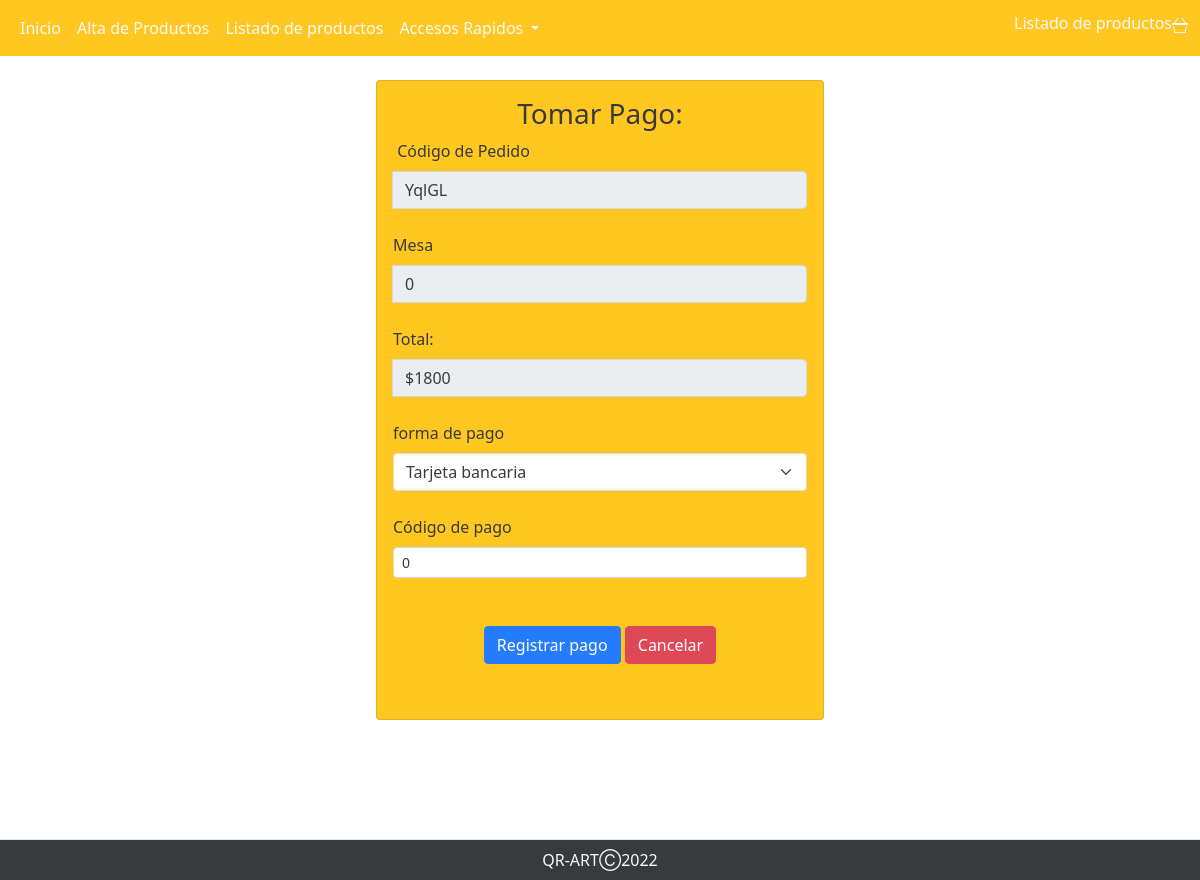
/perfiles/perfil_admin/abm_pedidos/tomar_pago.php?id=YqlGL, run on an earlier commit of the app's database.
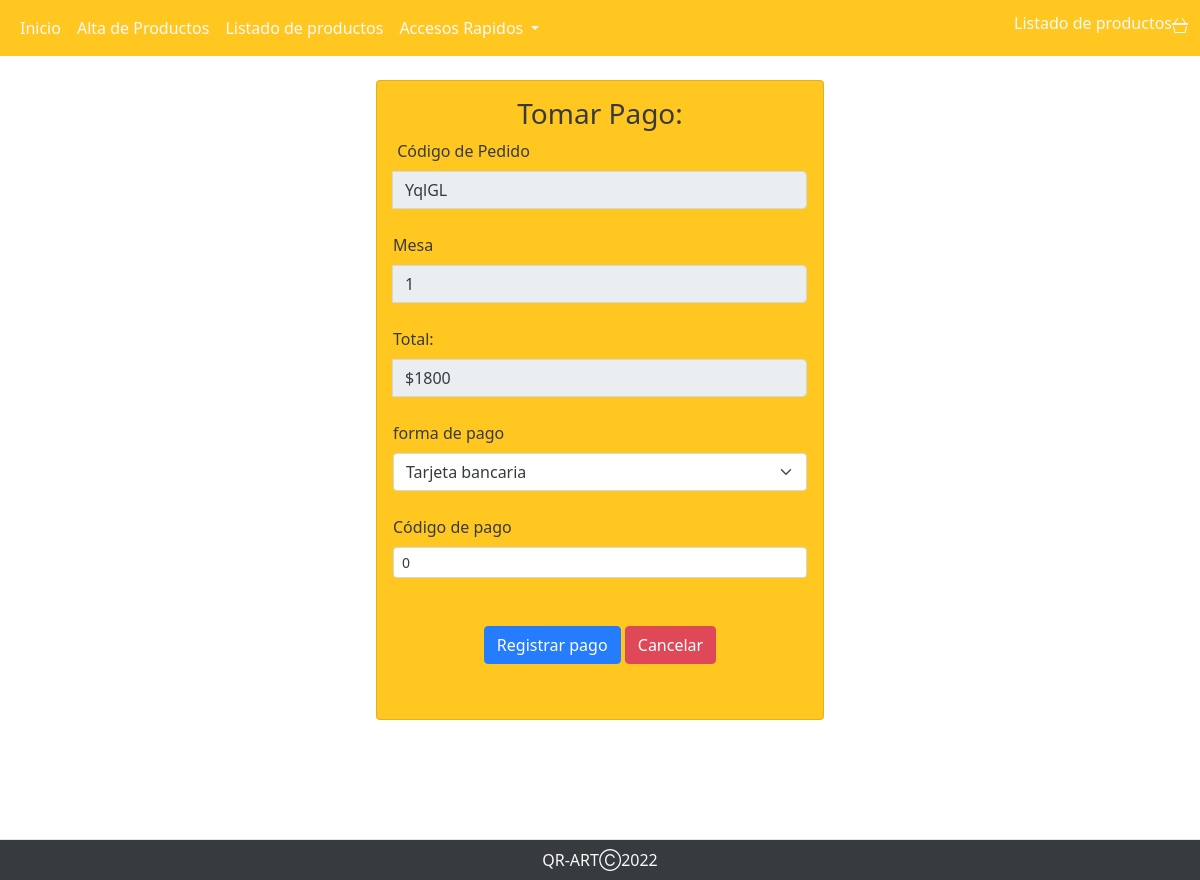
And on a later commit of the database.
### tables this page shows
CREATE TABLE `pedidos` (
  `cod_pedido` int(11) NOT NULL,
  `estado_ped` text NOT NULL,
  `fecha_hora_ped` timestamp NOT NULL DEFAULT current_timestamp(),
  `ult_act_ped` timestamp NOT NULL DEFAULT current_timestamp(),
  `forma_pago` text NOT NULL,
  `cod_pago_ped` varchar(20) NOT NULL,
  `usuario` varchar(11) NOT NULL,
  `cod_mesa` int(2) NOT NULL,
  `total_pedido` int(11) NOT NULL,
  `nro_pedido` varchar(20) NOT NULL
);

### perfiles/perfil_admin/abm_pedidos/tomar_pago.php (the view, shortened to what this page needs)
<?php
$conexion=mysqli_connect("localhost","root","","qr_art");
$id= $_GET['id'];
$sql="SELECT * FROM pedidos WHERE nro_pedido='$id'";
$result=mysqli_query($conexion, $sql);
$result_query=mysqli_num_rows($result);
if($result_query == 0){
  header('location:pedidos.php');
}else{
  while($data=mysqli_fetch_array($result)) {
    $nro_pedido = $data['nro_pedido'];
    $forma_pago = $data['forma_pago'];
    $cod_pago_ped = $data['cod_pago_ped'];
    $cod_mesa = $data['cod_mesa'];
    $total_pedido = $data['total_pedido'];
  }
}
?>
<!DOCTYPE html>
<html lang="en">
<head>
    <link rel="stylesheet" href="https://cdnjs.cloudflare.com/ajax/libs/twitter-bootstrap/5.1.3/css/bootstrap.min.css">
    <link rel="stylesheet" href="https://cdn.datatables.net/1.12.1/css/dataTables.bootstrap5.min.css">
    <link rel="stylesheet " href="../../../assets/stylemodip.css">
    <link rel="stylesheet " href="../../../assets/stylesnav.css">
    <link rel="stylesheet " href="../../../assets/backp.css">
</head>
<body>
<nav class="navbar navbar-expand-xl">
  <div class="container-fluid">
    <div class="collapse navbar-collapse" id="navbarSupportedContent">
      <ul class="navbar-nav me-auto mb-2 mb-lg-0">
        <li class="nav-item">
          <a class="nav-link active text-light" aria-current="page" href="../perfil_admin.php">Inicio</a>
        </li>
        <li class="nav-item">
          <a class="nav-link text-light" href="./altaproducto.php">Alta de Productos</a>
        </li>
        <li class="nav-item">
          <a class="nav-link text-light" href="./modificacionproducto.php">Listado de productos</a>
        </li>
        <li class="nav-item dropdown">
          <a class="nav-link dropdown-toggle text-light" href="#" id="navbarDropdown" role="button" data-bs-toggle="dropdown" aria-expanded="false">
            Accesos Rapidos
          </a>
        </li>
      </ul>
      <h6 class="text-sm-center text-light">Listado de productos</h6>
    </div>
  </div>
</nav>
<br>
<div class="container">
  <div class="d-flex justify-content-center h-100">
    <div class="card" style="width: 28rem; height: 40rem">
      <div class="card-body">
        <form  action = actualiza_pago.php method="post" enctype="multipart/form-data">
                      <h3 class="text-sm-center">Tomar Pago:</h3>
                      <label for="formFile " class="form-label text-dark ">Código de Pedido</label>
                      <div class="input-group form-group">
                            <input type="text" class="form-control"  id="nro_pedido" name="nro_pedido" value=<?php echo $nro_pedido; ?> readonly>
                        </div>
                        <br>
                        <label for="formFile " class="form-label text-dark ">Mesa</label>
                        <div class="input-group form-group">
                            <input type="text" class="form-control"  id="cod_mesa" name="cod_mesa" value=<?php echo $cod_mesa; ?> readonly>
                        </div>
                        <br>
                        <label for="formFile " class="form-label text-dark ">Total: </label>
                        <div class="input-group form-group">
                            <input type="text" class="form-control"  id="total_pedido" name="total_pedido" value=$<?php echo $total_pedido; ?> readonly>
                        </div>
                        <br>
                        <label for="formFile" class="form-label text-dark" name="forma_pago" id="forma_pago" value=<?php echo $forma_pago; ?>>forma de pago </label>
                        <select class="form-select" name="forma_pago" id="forma_pago"  aria-label="Default select example">
                            <option value= <?php echo $forma_pago; ?>><?php echo $forma_pago; ?></option>
                        </select>
                        <br>
                        <label for="formFile " class="form-label text-dark ">Código de pago</label>
                        <div class="input-group-sm form-group">
                            <input type="text" class="form-control" placeholder="Código de pago" id="cod_pago_ped" name="cod_pago_ped" value="<?php echo $cod_pago_ped; ?>"  autofocus required>
                        </div>
                        <br>
                        <br>
                        <div class="col text-center">
                        <button type="submit" class= "btn btn-primary"  id="boton" name="boton" value="0">Registrar pago </button>
                        <button type="submit" class= "btn btn-danger" id="boton" name="boton" value="1"> Cancelar </button>
                        </div>
                </div>
                <link rel="stylesheet" href="">
            </div>
    <footer class="py-2 mt-6 border-top bg-dark fixed-bottom">
            <p class="col-md-12 mb-0 text-light text-center">QR-ARTⒸ2022</p>
    </footer>

What changed in the data, as far as the page shows it:
changed pedidos "YqlGL": cod_mesa "0" → "1"
